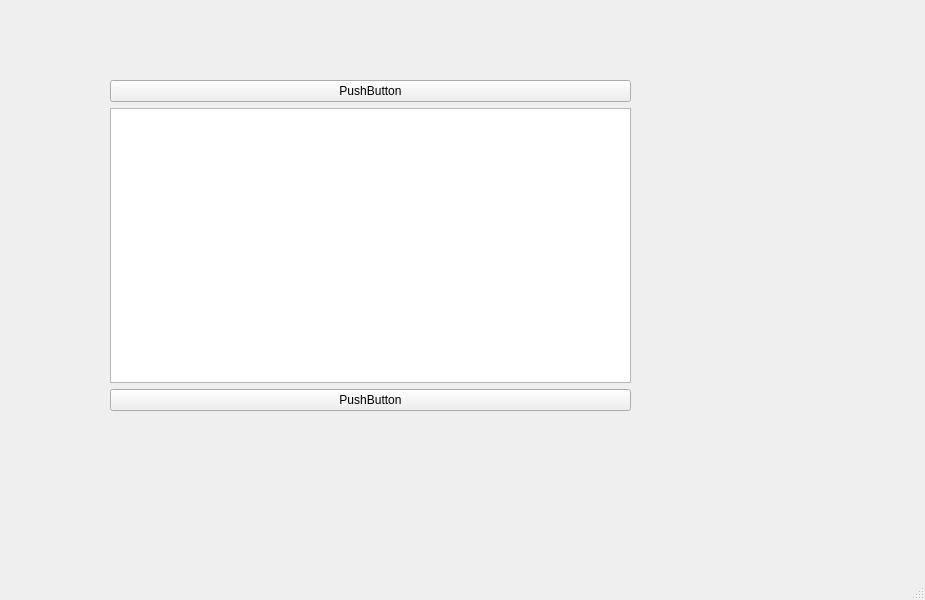
<?xml version="1.0" encoding="UTF-8"?>
<ui version="4.0">
 <class>MainWindow</class>
 <widget class="QMainWindow" name="MainWindow">
  <property name="geometry">
   <rect>
    <x>0</x>
    <y>0</y>
    <width>925</width>
    <height>600</height>
   </rect>
  </property>
  <property name="windowTitle">
   <string>MainWindow</string>
  </property>
  <widget class="QWidget" name="centralwidget">
   <widget class="QWidget" name="gridLayoutWidget">
    <property name="geometry">
     <rect>
      <x>110</x>
      <y>80</y>
      <width>521</width>
      <height>331</height>
     </rect>
    </property>
    <layout class="QGridLayout" name="gridLayout">
     <item row="4" column="0">
      <widget class="QPushButton" name="pushButton_2">
       <property name="text">
        <string>PushButton</string>
       </property>
      </widget>
     </item>
     <item row="2" column="0">
      <layout class="QHBoxLayout" name="horizontalLayout_2"/>
     </item>
     <item row="5" column="0">
      <layout class="QHBoxLayout" name="horizontalLayout"/>
     </item>
     <item row="6" column="0">
      <layout class="QVBoxLayout" name="verticalLayout"/>
     </item>
     <item row="1" column="0">
      <widget class="QTextEdit" name="textEdit"/>
     </item>
     <item row="0" column="0">
      <widget class="QPushButton" name="pushButton">
       <property name="text">
        <string>PushButton</string>
       </property>
      </widget>
     </item>
    </layout>
   </widget>
  </widget>
  <widget class="QMenuBar" name="menubar">
   <property name="geometry">
    <rect>
     <x>0</x>
     <y>0</y>
     <width>925</width>
     <height>22</height>
    </rect>
   </property>
  </widget>
  <widget class="QStatusBar" name="statusbar"/>
 </widget>
 <resources/>
 <connections/>
</ui>
